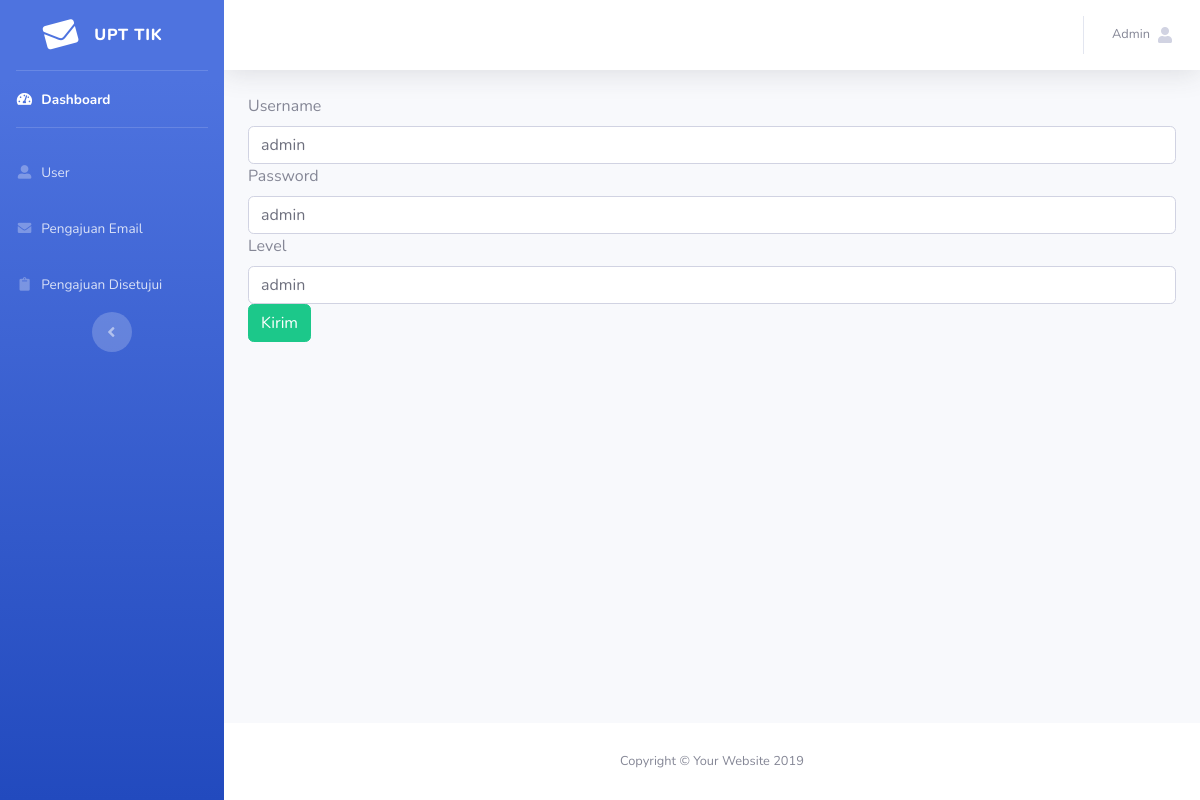
The app's page /admin/user/edit.php?id=1 with its own data.
### tables this page shows
CREATE TABLE `user` (
  `id_user` int(11) NOT NULL AUTO_INCREMENT,
  `username` varchar(25) DEFAULT NULL,
  `password` varchar(50) DEFAULT NULL,
  `level` varchar(10) DEFAULT NULL,
  PRIMARY KEY (`id_user`)
);

### DB.php (called while the page is built, shortened)
<?php
$conn = mysqli_connect('localhost','root','','sitikhasna');
function ambilDataUserById($id){
	global $conn;
	$query = "SELECT * FROM user WHERE id_user='$id'";
	$result = mysqli_query($conn, $query);
	$result = mysqli_fetch_assoc($result);
	return $result;
}
 ?>

### admin/user/edit.php (the view, shortened to what this page needs)
<?php
require_once '../../DB.php';
$data = ambilDataUserById($_GET['id']);
require_once 'header.php';
 ?>
<div class="container-fluid">
	<form class="form" action="" method="post">
		<form-group>
			<label for="">Username</label>
			<input type="text" class="form-control" name="username" value="<?php echo $data['username'] ?>">
		</form-group>
		<form-group>
			<label for="">Password</label>
			<input type="text" class="form-control" name="password" value="<?php echo $data['password'] ?>">
		</form-group>
		<form-group>
			<label for="">Level</label>
			<input type="text" class="form-control" name="level" value="<?php echo $data['level'] ?>">
		</form-group>
		<button class="btn btn-success" type="submit" name="submit">Kirim</button>
	</form>
</div>
<?php
require_once 'footer.php';
 ?>

### records on screen
user: username "admin", password "admin", level "admin"
